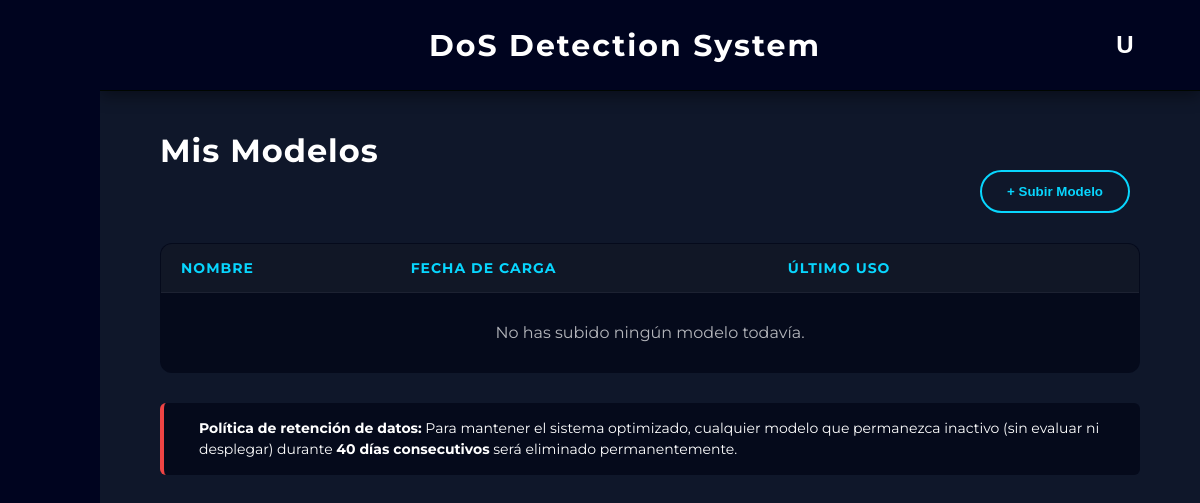
Page /modelos (signed in) on the earlier database version.
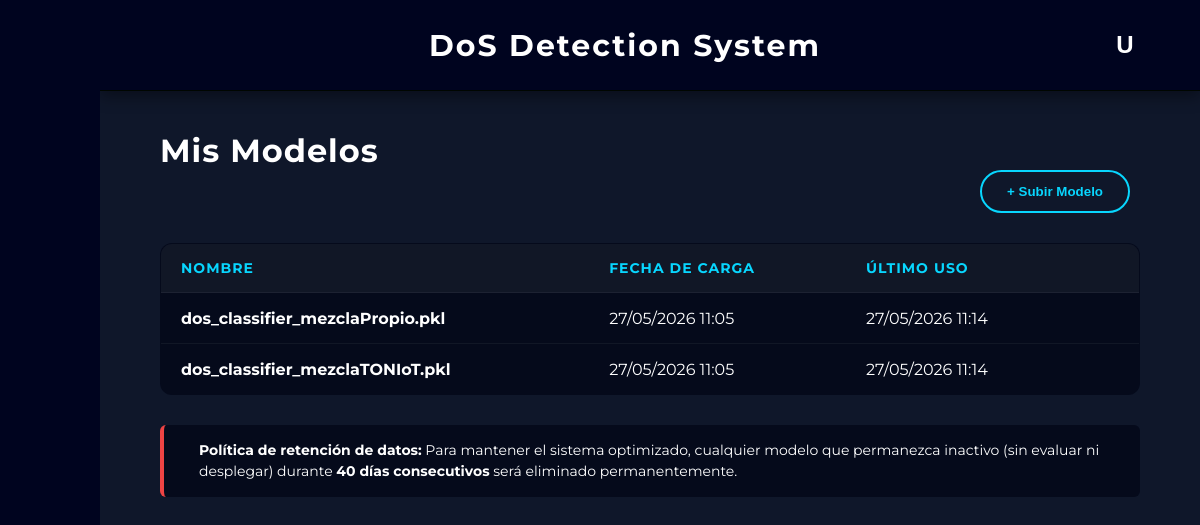
Same page on the later database version.
### app/models.py (models this page shows)
class Modelo(db.Model):
    __tablename__ = 'modelos'
    id = db.Column(db.Integer, primary_key=True)
    nombre = db.Column(db.String(150), nullable=False)
    ruta_archivo = db.Column(db.String(255), nullable=False)
    usuario_id = db.Column(db.Integer, db.ForeignKey('usuarios.id'), nullable=False)
    fecha_subida = db.Column(db.DateTime, default=datetime.now(pytz.timezone('Europe/Madrid')))
    fecha_ultimo_uso = db.Column(db.DateTime, default=datetime.now(pytz.timezone('Europe/Madrid')))
    usuario = db.relationship('User', backref=db.backref('modelos', lazy=True))

### app/routes/pages/modelos.py (the view)
@modelos_bp.route("/modelos", methods=["GET"])
def index():
    if session.get('guest'):
        datos_invitado = session.get('guest_models', [])
        modelos = [ModeloInvitado(m['nombre'], m['fecha_subida']) for m in datos_invitado]
    else:
        user_id = session.get('user_id')
        if not user_id:
            return redirect(url_for('auth.login'))
        modelos = Modelo.query.filter_by(usuario_id=user_id).order_by(Modelo.fecha_subida.desc()).all()
    return render_template("modelos.html", modelos=modelos)

### app/templates/modelos.html (shortened to what this page needs)
{% extends "base.html" %}
{% block content %}
<div style="padding: 40px 60px;">
    <h2><span style="color: white; margin-bottom: 30px; font-size: 32px; letter-spacing: 1px;">Mis Modelos</span></h2>
    <div class="table-header">
        <button class="action-btn" onclick="openModal()">+ Subir Modelo</button>
    </div>
    <table class="glass-table">
        <thead>
            <tr>
                <th>Nombre</th>
                <th>Fecha de Carga</th>
                <th>Último Uso</th>
                <th style="text-align: center;"> </th>
            </tr>
        </thead>
        <tbody>
            {% for modelo in modelos %}
            <tr>
                <td style="font-weight: bold;">{{ modelo.nombre }}</td>
                <td>{{ modelo.fecha_subida.strftime('%d/%m/%Y %H:%M') }}</td>
                <td>{{ modelo.fecha_ultimo_uso.strftime('%d/%m/%Y %H:%M') }}</td>
                <td style="text-align: center;">
                    <form action="{{ url_for('modelos.delete', model_id=(modelo.id if not session.get('guest') else loop.index0)) }}"
                        method="POST"
                        onsubmit="confirmAction(event, this, '¿Quiere eliminar este modelo?');"
                        style="display: inline;">
                        <button type="submit" class="delete-btn" title="Eliminar Modelo">
                        </button>
                    </form>
                </td>
            </tr>
            {% else %}
            <tr>
                <td colspan="4" style="text-align: center; padding: 30px; opacity: 0.7;">No has subido ningún modelo todavía.</td>
            </tr>
            {% endfor %}
        </tbody>
    </table>
    <div style="margin-top: 30px; padding: 15px 20px; background: rgba(2, 6, 23, 0.726); border-left: 4px solid #ef4444; border-radius: 6px; display: flex; align-items: center; gap: 15px;">
        <p style="color: white; font-size: 14px; margin: 0; line-height: 1.5;">
            <strong>Política de retención de datos:</strong> Para mantener el sistema optimizado, cualquier modelo que permanezca inactivo (sin evaluar ni desplegar) durante <strong>40 días consecutivos</strong> será eliminado permanentemente.
        </p>
    </div>
</div>
{% endblock %}

### app/templates/base.html (shortened to what this page needs)
<!DOCTYPE html>
<html lang="en">
<head>
    <link rel='stylesheet' href='https://cdn-uicons.flaticon.com/2.2.0/uicons-regular-rounded/css/uicons-regular-rounded.css'>
    <link rel='stylesheet' href='https://cdn-uicons.flaticon.com/2.2.0/uicons-thin-rounded/css/uicons-thin-rounded.css'>
    <link rel="stylesheet" href="{{ url_for('static', filename='css/style.css') }}">
</head>
<body class="body-home">
    {% if request.endpoint not in ['main.index', 'auth.login', 'auth.register'] %}
        <div class="app-layout">
            <aside class="sidebar" id="appSidebar">
                <div class="sidebar-top">
                    <button class="side-btn hamburger" onclick="toggleSidebar()">
                    </button>
                </div>
                <div class="sidebar-middle">
                    <button class="side-btn" onclick="location.href='/dashboard'" title="Inicio">
                    </button>
                    <button class="side-btn" onclick="location.href='/dispositivos'" title="Dispositivos">
                    </button>
                    <button class="side-btn" onclick="location.href='/modelos'" title="Modelos">
                    </button>
                    <button class="side-btn" onclick="location.href='/evaluacion'" title="Evaluación">
                    </button>
                </div>
            </aside>
            <main class="main-content">
                <header class="app-header">
                    <div class="app-title">
                        <a href="{{ url_for('dashboard.dashboard') }}" style="text-decoration: none;">
                            <h2>DoS Detection System</h2>
                        </a>
                    </div>
                    <div class="user-menu-container">
                        <button class="user-btn" onclick="toggleDropdown()">
                            {% if session.get('guest') %}
                                I
                            {% elif session.get('username') %}
                                {{ session.get('username')[0] | upper }}
                            {% else %}
                                U
                            {% endif %}
                        </button>
                    </div>
                </header>
                <div style="height: calc(100vh - 90px); overflow-y: auto;">
    {% else %}
        <div class="{% block container_class %}container{% endblock %}">
    {% endif %}
        {% block content %}{% endblock %}
    {% if request.endpoint not in ['main.index', 'auth.login', 'auth.register'] %}
                </div>
            </main>
        </div>
    {% else %}
        </div>
    {% endif %}
</body>
</html>

### app/static/css/style.css (style rules this page uses)
* { margin: 0; padding: 0; box-sizing: border-box; }
body { font-family: 'Montserrat'; background-color: #0f172a; color: #e5e7eb; }
button { background-color: #013d76; color: white; border: none; padding: 10px 15px; border-radius: 8px; cursor: pointer; margin-right: 10px; font-weight: bold; }
header { background-color: #020617; padding: 15px; text-align: center; border-bottom: 1px solid #1f2937; }
.body-home { background-image: url('../img/fondo.png'); background-size: cover; background-position: center; background-repeat: no-repeat; background-attachment: fixed; margin: 0; height: 100vh; }
.app-layout { display: flex; height: 100vh; width: 100%; }
.main-content { flex-grow: 1; display: flex; flex-direction: column; padding: 0; }
.sidebar { width: 100px; flex-shrink: 0; background-color: #00041f; border-radius: 0; display: flex; flex-direction: column; align-items: flex-start; justify-content: space-between; padding: 40px 0 40px 22.5px; z-index: 10; transition: width 0.3s ease; }
.sidebar-middle { display: flex; flex-direction: column; gap: 25px; }
.side-btn { width: 55px; height: 55px; border: none; background-color: transparent; color: white; font-size: 22px; font-weight: bold; cursor: pointer; display: flex; align-items: center; justify-content: flex-start; padding-left: 15px; transition: width 0.3s ease, transform 0.2s, color 0.2s; box-shadow: none; overflow: hidden; white-space: nowrap; }
.side-btn.hamburger { font-size: 20px; font-weight: normal; }
.app-header { background-color: #00041f !important; border-bottom: 1px solid #000600 !important; display: flex; justify-content: space-between; align-items: center; padding: 20px 50px; box-shadow: 0 5px 15px rgba(0,0,0,0.4); z-index: 5; }
.app-title { flex-grow: 1; text-align: center; background: transparent !important; border: none !important; box-shadow: none !important; }
.app-title h2 { color: white; margin: 0; font-size: 30px; font-weight: 700; letter-spacing: 2px; text-shadow: none; }
.user-menu-container { position: relative; display: inline-block; }
.user-btn { width: 50px; height: 50px; background-color: transparent; border: none; color: white; font-size: 24px; font-weight: bold; margin-right: 0; cursor: pointer; display: flex; align-items: center; justify-content: center; transition: color 0.2s ease, transform 0.2s ease; }
.table-header { display: flex; justify-content: space-between; align-items: center; margin-bottom: 30px; color: #00041f; }
.action-btn { background-color: transparent; color: #08d6fe; border: 2px solid #08d6fe; padding: 12px 25px; border-radius: 50px; font-weight: bold; cursor: pointer; transition: all 0.3s ease; }
.glass-table { width: 100%; border-collapse: collapse; background-color: rgba(2, 6, 23, 0.726); border: 1px solid rgba(255, 255, 255, 0.1); border-radius: 12px; overflow: hidden; color: white; }
.glass-table th, .glass-table td { padding: 15px 20px; text-align: left; border-bottom: 1px solid rgba(255, 255, 255, 0.05); }
.glass-table th { background-color: rgba(255, 255, 255, 0.05); font-weight: bold; color: #08d6fe; text-transform: uppercase; font-size: 14px; letter-spacing: 1px; }
.delete-btn { background: transparent; border: none; color: #94a3b8; font-size: 18px; cursor: pointer; transition: all 0.2s ease; padding: 5px; margin: 0; }

Differences in the rows shown:
added Modelo: nombre "dos_classifier_mezclaPropio.pkl", fecha_subida "27/05/2026 11:05", fecha_ultimo_uso "27/05/2026 11:14"
added Modelo: nombre "dos_classifier_mezclaTONIoT.pkl", fecha_subida "27/05/2026 11:05", fecha_ultimo_uso "27/05/2026 11:14"
Other differences:
text no longer shown: "No has subido ningún modelo todavía."
